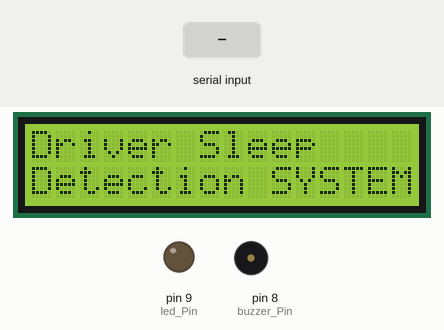
The sketch below on a simulated Arduino Uno, built with avr-gcc and run on an emulated ATmega328P. On the bench: 16×2 character LCD, output pins drawn as LEDs (lit = HIGH), buzzer (waves = sounding, pin HIGH). The inputs (shaded band) are chosen by the test bench.

Above: at 1.2 s.
1.3 s: "a" received over Serial
At 1.8 s:
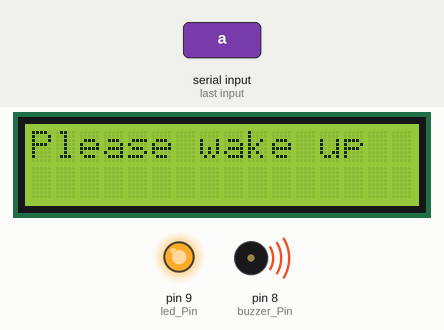
At 4.1 s:
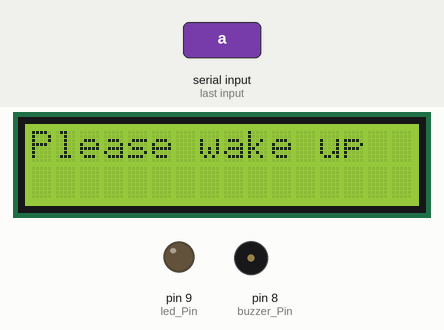
4.3 s: "b" received over Serial
At 5.4 s:
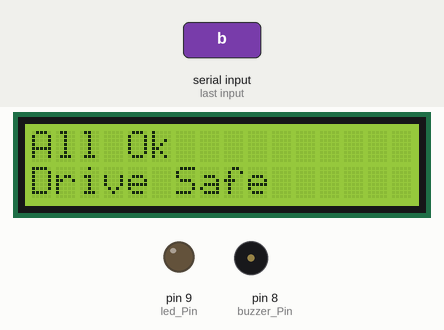
Timing chart, 0 to 7.3 s (numbered marks = the images above; inputs shaded):
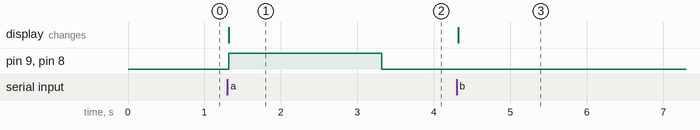

Measured:
- after the input at 1.3 s, pin 9 (led_Pin), pin 8 (buzzer_Pin): LOW → HIGH at once, → LOW 2.0 s later; the display: changes at once (image 1)
- after the input at 4.3 s, the display: changes at once (image 3)

The sketch:

Driver_Sleep_Detection_System_Arduino.ino
```cpp
#include <Wire.h>
#include <LiquidCrystal_I2C.h>

LiquidCrystal_I2C lcd(0x27, 16, 2); // Set the LCD address to 0x27 for a 16x2 display

const int buzzer_Pin = 8;
const int led_Pin = 9;
char sleep_status = 0;

void setup() {
  Serial.begin(9600);
  pinMode(buzzer_Pin, OUTPUT);
  pinMode(led_Pin, OUTPUT);
  lcd.init(); // Initialize the LCD
  lcd.backlight(); // Turn on the backlight
  lcd.print("Driver Sleep ");
  lcd.setCursor(0, 1);
  lcd.print("Detection SYSTEM");
  digitalWrite(buzzer_Pin, LOW);
  digitalWrite(led_Pin, LOW);
}

void loop() {
  while (Serial.available() > 0) {
    sleep_status = Serial.read();
    if (sleep_status == 'a') {
      lcd.clear();
      lcd.print("Please wake up");
      digitalWrite(buzzer_Pin, HIGH);
      digitalWrite(led_Pin, HIGH);
      delay(2000);
      digitalWrite(buzzer_Pin, LOW);
      digitalWrite(led_Pin, LOW);
      delay(100);
    } else if (sleep_status == 'b') {
      lcd.clear();
      lcd.print("All Ok");
      lcd.setCursor(0, 1);
      lcd.print("Drive Safe");
      digitalWrite(buzzer_Pin, LOW);
      digitalWrite(led_Pin, LOW);
      delay(2000);
    } else {
      /* Do Nothing */
    }
  }
}
```
